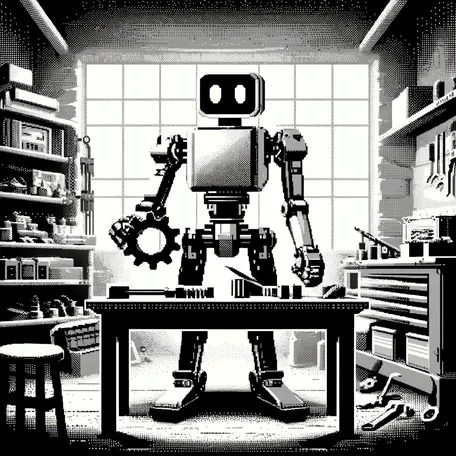
#> input picture list2/images/A1.webp, 456 x 456 px, shrunk from 1024 x 1024 before the run, found by its file name
$ python question1.py
#> lines starting #> are read from the running program, lines starting #| are printed output that depends on the picture
# question 1 - enhancement in the frequency domain

'''
utilizar filtros de dominio de frequencia para suavizar as imagens:
- a1
- a2
- a3
- a4

model for colab: "/content/drive/MyDrive/pdi241/lista2/a1_sharp.jpg"
'''

import cv2
import numpy as np
import matplotlib.pyplot as plt

def mostrar_imagem_e_histograma(imagem, titulo, imgSuav, tituloSuav):
    plt.figure(figsize=(12, 6))  # Aumentei o tamanho da figura para acomodar os subplots

    # Mostra a imagem original
    plt.subplot(2, 2, 1)  # Duas linhas, duas colunas, primeiro subplot
    plt.imshow(imagem, cmap='gray')
    plt.title('Imagem ' + titulo)

    # Calcula e mostra o histograma da imagem original
    plt.subplot(2, 2, 2)  # Duas linhas, duas colunas, segundo subplot
    plt.hist(imagem.ravel(), bins=256, range=(0, 256), color='gray', alpha=0.7)
    plt.title('Histograma')
    plt.xlabel('Intensidade de Pixel')
    plt.ylabel('Frequência')

    # Mostra a imagem suavizada
    plt.subplot(2, 2, 3)  # Duas linhas, duas colunas, terceiro subplot
    plt.imshow(imgSuav, cmap='gray')
    plt.title('Imagem Suavizada ' + tituloSuav)

    # Calcula e mostra o histograma da imagem suavizada
    plt.subplot(2, 2, 4)  # Duas linhas, duas colunas, quarto subplot
    plt.hist(imgSuav.ravel(), bins=256, range=(0, 256), color='gray', alpha=0.7)
    plt.title('Histograma')
    plt.xlabel('Intensidade de Pixel')
    plt.ylabel('Frequência')

    plt.tight_layout()  # Ajusta o espaçamento entre os subplots
    plt.show()

def salvar_imagem(imagem, caminho):
    cv2.imwrite(caminho, imagem)

def suavizar_img(img_path, cutoff_frequency):
    img_data = cv2.imread(img_path, cv2.IMREAD_GRAYSCALE)
    img = np.asarray(img_data)

    # Aplicar a transformada de Fourier
    img_fft = np.fft.fft2(img)
    img_fft_shifted = np.fft.fftshift(img_fft)

    # Criar um filtro passa-baixa
    rows, cols = img.shape
    rows, cols = img.shape

    center_row, center_col = rows // 2, cols // 2
    mask = np.zeros((rows, cols))
    mask[center_row - int(cutoff_frequency * center_row):center_row + int(cutoff_frequency * center_row),
         center_col - int(cutoff_frequency * center_col):center_col + int(cutoff_frequency * center_col)] = 1

    # Aplicar o filtro na transformada de Fourier
    img_fft_filtered = img_fft_shifted * mask

    # Inverter a transformada de Fourier
    img_filtered = np.abs(np.fft.ifft2(np.fft.ifftshift(img_fft_filtered)))

    mostrar_imagem_e_histograma(img_data, 'original', img_filtered, 'suavizada')

    return img_filtered

def mostrar_imagem_no_dominio_da_frequencia(img_path, segunda_imagem):
    img_data = cv2.imread(img_path, cv2.IMREAD_GRAYSCALE)
    imagem = np.asarray(img_data)

    # Aplicar a transformada de Fourier
    img_fft = np.fft.fft2(imagem)
    img_fft_shifted = np.fft.fftshift(img_fft)

    # Calcular o espectro de frequência (magnitude)
    magnitude_spectrum = np.abs(img_fft_shifted)

    # Visualizar o espectro de frequência
    plt.figure(figsize=(12, 6))

    # Primeira imagem no domínio da frequência
    plt.subplot(1, 2, 1)
    plt.imshow(np.log1p(magnitude_spectrum), cmap='gray')
    plt.title('Espectro de Frequência - Original')
    plt.axis('off')

    segunda_img_fft = np.fft.fft2(segunda_imagem)
    segunda_img_fft_shifted = np.fft.fftshift(segunda_img_fft)
    segunda_magnitude_spectrum = np.abs(segunda_img_fft_shifted)

    plt.subplot(1, 2, 2)
    plt.imshow(np.log1p(segunda_magnitude_spectrum), cmap='gray')
    plt.title('Espectro de Frequência - Suavizada')
    plt.axis('off')

    plt.tight_layout()
    plt.show()

# Suavizar imagens
a1_suav = suavizar_img('list2/images/A1.webp', 0.5)
a2_suav = suavizar_img('list2/images/A2.jpg', 0.2)
#> call 2 of suavizar_img, with img_path = 'list2/images/A2.jpg', cutoff_frequency = 0.2
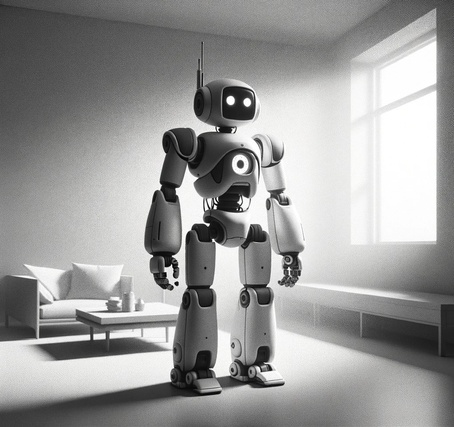
#> input picture list2/images/A2.jpg, 454 x 427 px, shrunk from 1020 x 960 before the run, found by its file name
a3_suav = suavizar_img('list2/images/A3.jpg', 0.3)
#> call 3 of suavizar_img, with img_path = 'list2/images/A3.jpg', cutoff_frequency = 0.3
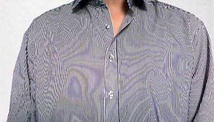
#> input picture list2/images/A3.jpg, 214 x 122 px, shrunk from 480 x 275 before the run, found by its file name
#> in suavizar_img (call 3), `img_filtered = np.abs(np.fft.ifft2(np.fft.ifftshift(img_fft_filtered)))`:
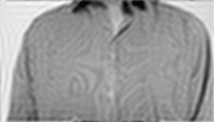
#> img_filtered: shape (122, 214) float64; min 0.357, max 265.2, mean 160.4; drawn with min black and max white
a4_suav = suavizar_img('list2/images/A4.jpg', 0.2)
#> call 4 of suavizar_img, with img_path = 'list2/images/A4.jpg', cutoff_frequency = 0.2
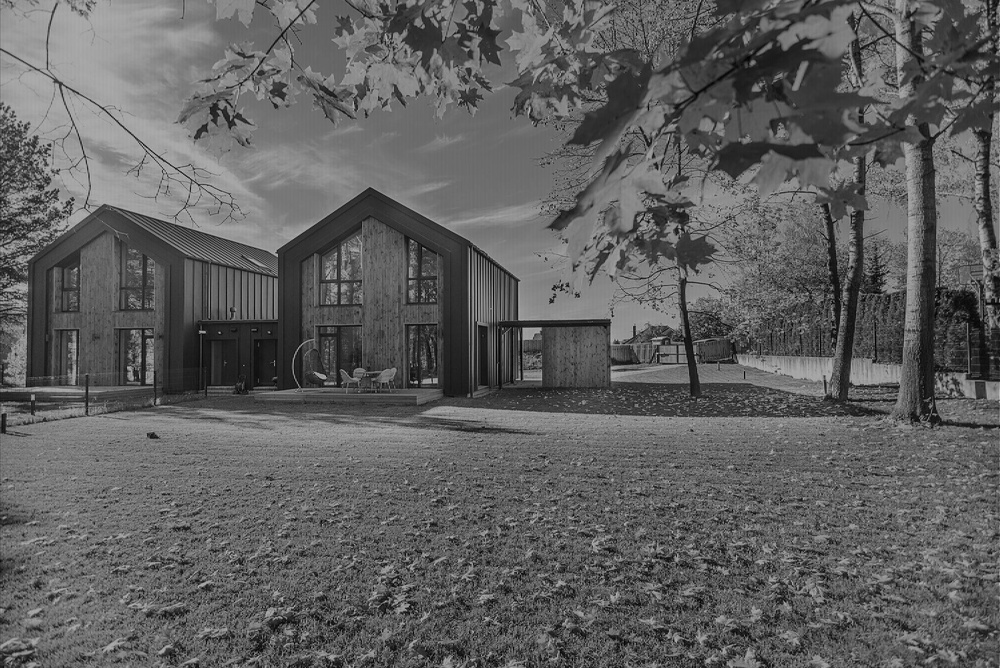
#> input picture list2/images/A4.jpg, 1000 x 668 px, shrunk from 2247 x 1500 before the run, found by its file name
#> in suavizar_img, img_data is the input picture: shape (668, 1000); min 0, max 189, mean 95.7

# Mostrar as duas imagens no domínio da frequência
mostrar_imagem_no_dominio_da_frequencia('list2/images/A1.webp', a1_suav)
mostrar_imagem_no_dominio_da_frequencia('list2/images/A2.jpg', a2_suav)
mostrar_imagem_no_dominio_da_frequencia('list2/images/A3.jpg', a3_suav)
#> call 3 of mostrar_imagem_no_dominio_da_frequencia, with img_path = 'list2/images/A3.jpg'
#> in mostrar_imagem_no_dominio_da_frequencia (call 3), `plt.show()`:
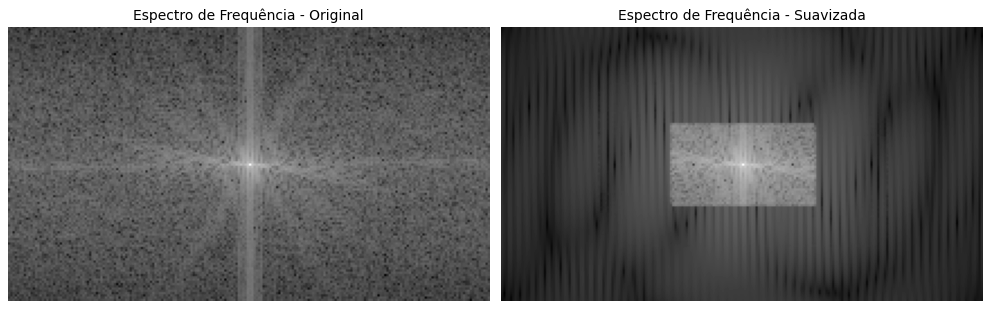
#> figure drawn by matplotlib, 2 panels
mostrar_imagem_no_dominio_da_frequencia('list2/images/A4.jpg', a4_suav)
#> call 4 of mostrar_imagem_no_dominio_da_frequencia, with img_path = 'list2/images/A4.jpg'
#> in mostrar_imagem_no_dominio_da_frequencia (call 4), `plt.show()`:
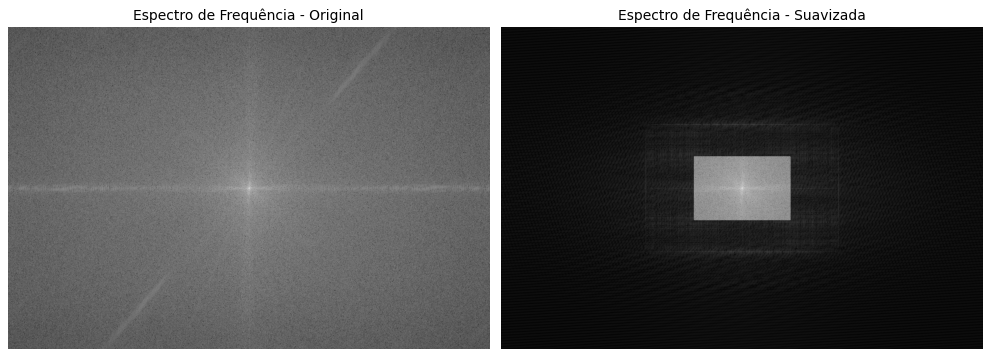
#> figure drawn by matplotlib, 2 panels

# Salvando as imagens suavizadas
salvar_imagem(a1_suav, 'list2/images/a1_suav.jpg')
#> in salvar_imagem, `cv2.imwrite(caminho, imagem)`:
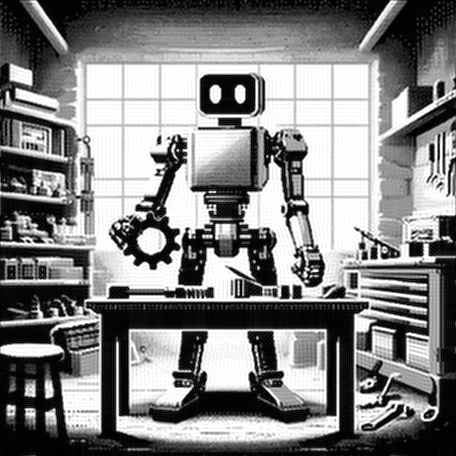
#> saved as a1_suav.jpg: shape (456, 456); min 0, max 255, mean 130
salvar_imagem(a2_suav, 'list2/images/a2_suav.jpg')
salvar_imagem(a3_suav, 'list2/images/a3_suav.jpg')
salvar_imagem(a4_suav, 'list2/images/a4_suav.jpg')
